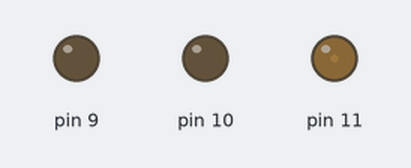
The sketch below on a simulated Arduino Uno, built with avr-gcc and run on an emulated ATmega328P. Shown: output pins drawn as LEDs (lit = HIGH).

Above: at 0.15 s.
At 2.6 s:
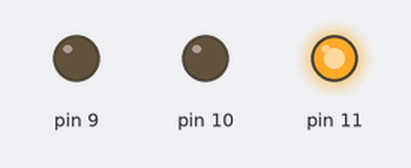
At 8.0 s:
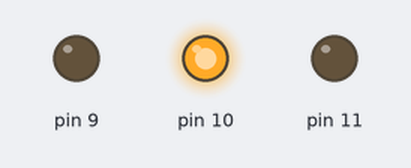
At 14.7 s:
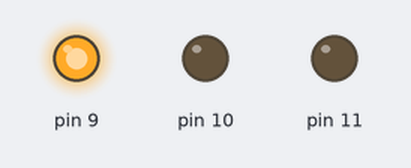
At 22.6 s:
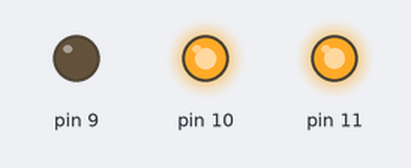
At 28.0 s:
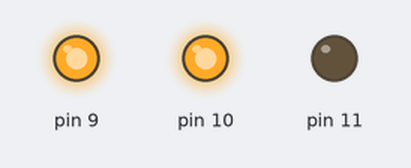
Timing chart, 0 to 40.0 s (numbered marks = the images above):
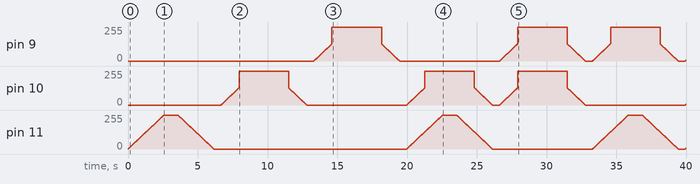

The sketch:

led_wave.ino
```cpp
#include "FadeColor.h"

const int r = 11;
const int g = 10;
const int b = 9;

FadeColor fadeColor(r, g, b);

void setup() {
  fadeColor.setup();
}

void loop() {
  fadeColor.loop();
}
```
